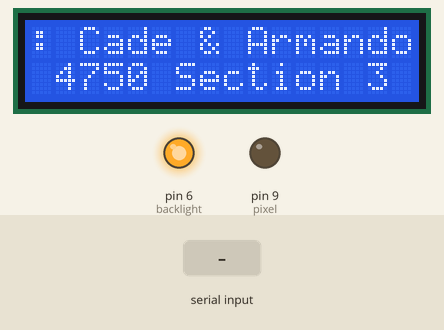
Recording of a sketch running on a simulated Arduino Uno, built with avr-gcc and run on an emulated ATmega328P. On the bench: 16×2 character LCD, output pins drawn as LEDs (lit = HIGH). The inputs (shaded band) are chosen by the test bench. EEPROM starts erased; what the sketch prints to the serial monitor is not drawn.

Above: at 1.6 s.
1.7 s: "1\n" received over Serial
At 2.14 s:
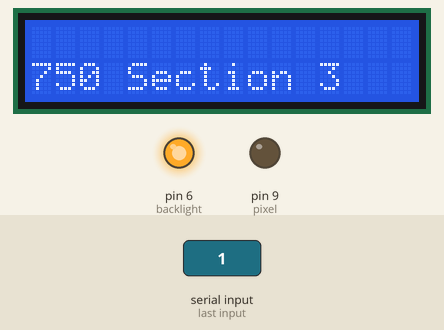
At 7.1 s:
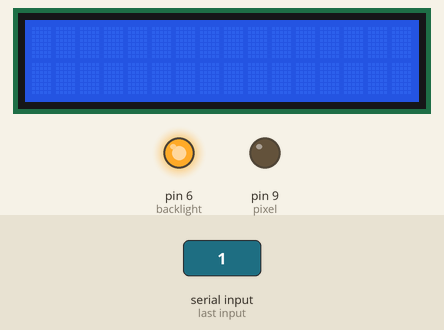
Timing chart, 0 to 8.6 s (numbered marks = the images above; inputs shaded):
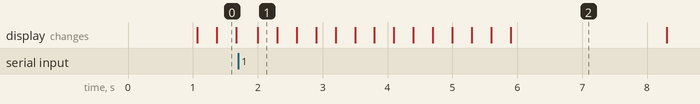

The sketch:

serial-communication.ino
```cpp
#include <LiquidCrystal.h>
#include <EEPROM.h>

LiquidCrystal lcd(12, 11, 5, 4, 3, 2);
String input;
bool first = true;
int addr = 0;

void setup()
{
  pinMode(6, OUTPUT); // backlight
  pinMode(9, OUTPUT); // pixel

  lcd.begin(16,2); // set up the LCD's number of columns and rows:
  lcd.print("Gx: Cade & Armando"); // Print a message to the LCD.
  lcd.setCursor(0,1);  //Display position
  lcd.print("EE 4750 Section 3");

  analogWrite(6, 255);
  analogWrite(9, 0);
  Serial.begin(9600);
}

void loop()
{
  // Prompts user to input text
  if(first)
  {
    Serial.println("Please write your favorite line:");
    delay(1000);
    first = false;
  }

  lcd.scrollDisplayLeft();
  delay(300);

  // If text is entered
  if(Serial.available())
  {
    input = Serial.readStringUntil('\n');
    Serial.println("Thanks for your input. You have typed: ");
    Serial.println(input);
    Serial.println(input.length());

    // Save input to EEPROM
    byte len = input.length();
    EEPROM.write(addr, len);
    for(int i = 0; i < len; i++)
    {
      EEPROM.write(addr + (i + 1), input[i]);
    }

    // Print contents of each memory address
    for(int i = 0; i < len; i++)
    {
      Serial.print(addr + 1 + i);
      Serial.print(" is the location for my input to store: ");
      Serial.print((char)EEPROM.read(addr + 1 + i));
      Serial.print("\n");
    }

    // Display input on lcd in reverse
    char output[len + 1];
    for(int i = 0; i < len; i++)
    {
      output[i] = EEPROM.read(addr + len - i);
    }
    output[len] = '\0';

    // Clear original line and display new line
    lcd.setCursor(0, 0);
    lcd.print("                        ");
    lcd.setCursor(0, 0);
    lcd.print(String(output));
  }
}
```

Measured:
- after the input at 1.7 s, the display: first changes after 0.30 s (image 1 shows a later state)
